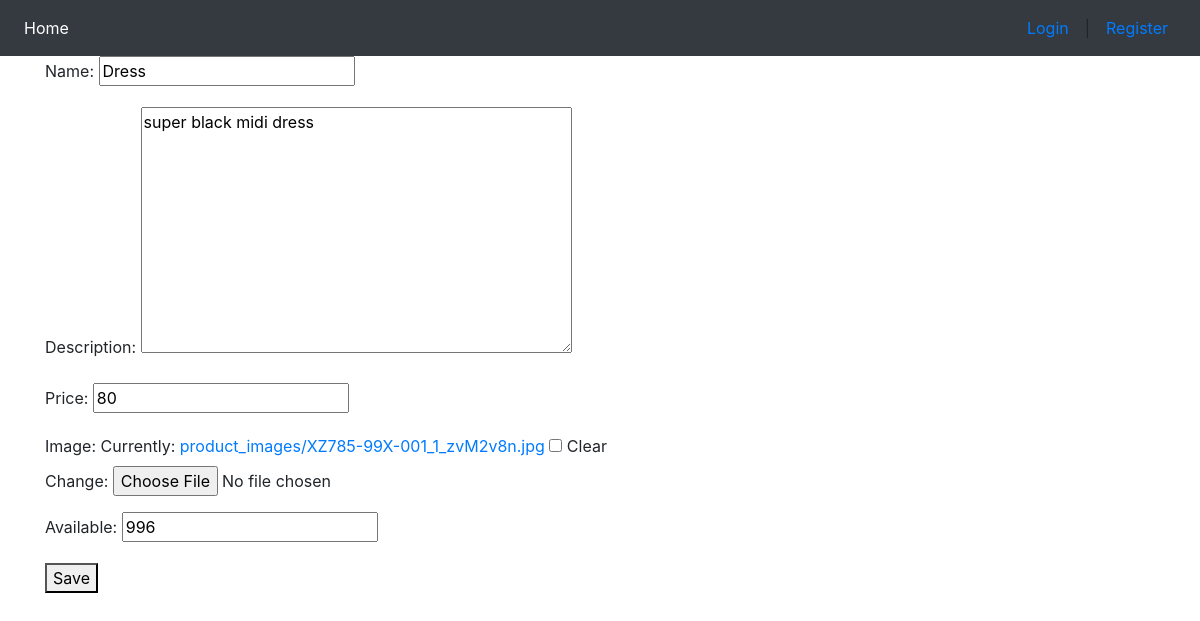
/products/1/edit, run on the app's committed database.
### products/models.py (models this page shows, shortened)
class TimeStampModel(models.Model):
    created_at = models.DateTimeField(auto_now_add=True, editable=False)
    updated_at = models.DateTimeField(auto_now=True)
    class Meta:
        abstract = True

class Product(TimeStampModel):
    name = models.CharField(max_length=80)
    description = models.TextField()
    price = models.IntegerField(blank=True, null=True)
    image = models.ImageField(blank=True, null=True, upload_to='product_images/')
    available = models.IntegerField(blank=True, null=True)

### products/views.py (the view)
# urls.py: path('products/<int:pk>/edit', views.ProductEdit.as_view(), name='product_edit'),
class ProductEdit(UpdateView):
    model = models.Product
    form_class = forms.ProductForm
    success_url = reverse_lazy('homepage')

### products/forms.py
class ProductForm(ModelForm):
    class Meta:
        model = models.Product
        fields = ('name', 'description', 'price', 'image', 'available')

### products/templates/products/product_form.html (shortened to what this page needs)
{% extends 'products/base.html' %}
{% block content %}
    <div class="container">
        <form action="" method="post" enctype='multipart/form-data'>
            {{ form.as_p }}
            <button>Save</button>
        </form>
    </div>
{% endblock %}

### data on the page
Product: name "Dress", description "super black midi dress", price "80", available "996"
